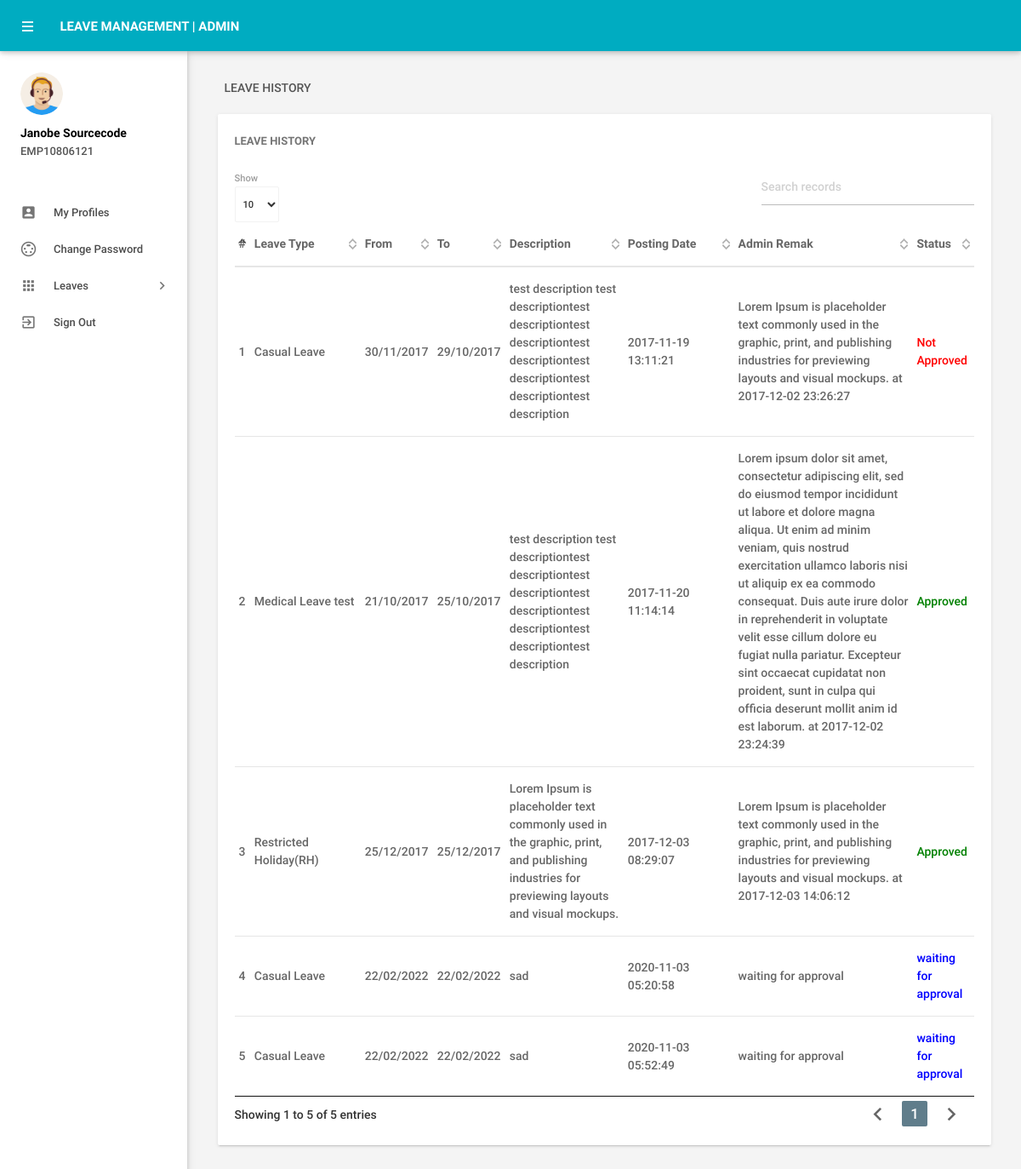
/leavehistory.php (signed in), run on the app's committed database.
### tables this page shows
CREATE TABLE `tblemployees` (
  `id` int(11) NOT NULL,
  `EmpId` varchar(100) NOT NULL,
  `FirstName` varchar(150) NOT NULL,
  `LastName` varchar(150) NOT NULL,
  `EmailId` varchar(200) NOT NULL,
  `Password` varchar(180) NOT NULL,
  `Gender` varchar(100) NOT NULL,
  `Dob` varchar(100) NOT NULL,
  `Department` varchar(255) NOT NULL,
  `Address` varchar(255) NOT NULL,
  `City` varchar(200) NOT NULL,
  `Country` varchar(150) NOT NULL,
  `Phonenumber` char(11) NOT NULL,
  `Status` int(1) NOT NULL,
  `RegDate` timestamp NOT NULL DEFAULT CURRENT_TIMESTAMP,
  `medleaves` int(11) NOT NULL ,
  `casualLeaves` int(11) NOT NULL,
  `resLeaves` int(11) NOT NULL
);

CREATE TABLE `tblleaves` (
  `id` int(11) NOT NULL,
  `LeaveType` varchar(110) NOT NULL,
  `ToDate` varchar(120) NOT NULL,
  `FromDate` varchar(120) NOT NULL,
  `Description` mediumtext NOT NULL,
  `PostingDate` timestamp NOT NULL DEFAULT CURRENT_TIMESTAMP,
  `AdminRemark` mediumtext,
  `AdminRemarkDate` varchar(120) DEFAULT NULL,
  `Status` int(1) NOT NULL,
  `IsRead` int(1) NOT NULL,
  `empid` int(11) DEFAULT NULL
);

### leavehistory.php (the view, shortened to what this page needs)
<?php
include('includes/config.php');
if(strlen($_SESSION['emplogin'])==0)
    {
header('location:index.php');
}
else{
 ?>
<!DOCTYPE html>
<html lang="en">
    <head>
        <link type="text/css" rel="stylesheet" href="assets/plugins/materialize/css/materialize.min.css"/>
        <link href="assets/plugins/material-preloader/css/materialPreloader.min.css" rel="stylesheet">
        <link href="assets/plugins/datatables/css/jquery.dataTables.min.css" rel="stylesheet">
        <link href="assets/css/alpha.min.css" rel="stylesheet" type="text/css"/>
        <link href="assets/css/custom.css" rel="stylesheet" type="text/css"/>
    </head>
    <body>
       <?php include('includes/header.php');?>
       <?php include('includes/sidebar.php');?>
            <main class="mn-inner">
                <div class="row">
                    <div class="col s12">
                        <div class="page-title">Leave History</div>
                    </div>
                    <div class="col s12 m12 l12">
                        <div class="card">
                            <div class="card-content">
                                <span class="card-title">Leave History</span>
                                <table id="example" class="display responsive-table ">
                                    <thead>
                                        <tr>
                                            <th>#</th>
                                            <th width="120">Leave Type</th>
                                            <th>From</th>
                                            <th>To</th>
                                             <th>Description</th>
                                             <th width="120">Posting Date</th>
                                            <th width="200">Admin Remak</th>
                                            <th>Status</th>
                                        </tr>
                                    </thead>
                                    <tbody>
<?php
$eid=$_SESSION['eid'];
$sql = "SELECT LeaveType,ToDate,FromDate,Description,PostingDate,AdminRemarkDate,AdminRemark,Status from tblleaves where empid=:eid";
$query = $dbh -> prepare($sql);
$query->bindParam(':eid',$eid,PDO::PARAM_STR);
$query->execute();
$results=$query->fetchAll(PDO::FETCH_OBJ);
$cnt=1;
if($query->rowCount() > 0)
{
foreach($results as $result)
{               ?>
                                        <tr>
                                            <td> <?php echo htmlentities($cnt);?></td>
                                            <td><?php echo htmlentities($result->LeaveType);?></td>
                                            <td><?php echo htmlentities($result->ToDate);?></td>
                                            <td><?php echo htmlentities($result->FromDate);?></td>
                                           <td><?php echo htmlentities($result->Description);?></td>
                                            <td><?php echo htmlentities($result->PostingDate);?></td>
                                            <td><?php if($result->AdminRemark=="")
                                            {
echo htmlentities('waiting for approval');
                                            } else
{
 echo htmlentities(($result->AdminRemark)." "."at"." ".$result->AdminRemarkDate);
}
                                            ?></td>
                                                                                 <td><?php $stats=$result->Status;
if($stats==1){
                                             ?>
                                                 <span style="color: green">Approved</span>
                                                 <?php } if($stats==2)  { ?>
                                                <span style="color: red">Not Approved</span>
                                                 <?php } if($stats==0)  { ?>
 <span style="color: blue">waiting for approval</span>
 <?php } ?>
                                             </td>
                                        </tr>
                                         <?php $cnt++;} }?>
                                    </tbody>
                                </table>
                            </div>
                        </div>
                    </div>
                </div>
            </main>
        </div>
        <div class="left-sidebar-hover"></div>
    </body>
</html>
<?php } ?>

### includes/header.php (shortened to what this page needs)
<div class="mn-content fixed-sidebar">
    <header class="mn-header navbar-fixed">
        <nav class="cyan darken-1">
            <div class="nav-wrapper row">
                <section class="material-design-hamburger navigation-toggle">
                    <a href="#" data-activates="slide-out" class="button-collapse show-on-large material-design-hamburger__icon">
                        <span class="material-design-hamburger__layer"></span>
                    </a>
                </section>
                <div class="header-title col s3">
                    <span class="chapter-title">LEAVE MANAGEMENT | Admin</span>
                </div>
            </div>
        </nav>
    </header>

### includes/sidebar.php (shortened to what this page needs)
     <aside id="slide-out" class="side-nav white fixed">
                <div class="side-nav-wrapper">
                    <div class="sidebar-profile">
                        <div class="sidebar-profile-image">
                            <img src="assets/images/profile-image.png" class="circle" alt="">
                        </div>
                        <div class="sidebar-profile-info">
                    <?php
$eid=$_SESSION['eid'];
$sql = "SELECT FirstName,LastName,EmpId from  tblemployees where id=:eid";
$query = $dbh -> prepare($sql);
$query->bindParam(':eid',$eid,PDO::PARAM_STR);
$query->execute();
$results=$query->fetchAll(PDO::FETCH_OBJ);
if($query->rowCount() > 0)
{
foreach($results as $result)
{               ?>
                                <p><?php echo htmlentities($result->FirstName." ".$result->LastName);?></p>
                                <span><?php echo htmlentities($result->EmpId)?></span>
                         <?php }} ?>
                        </div>
                    </div>
                <ul class="sidebar-menu collapsible collapsible-accordion" data-collapsible="accordion">
  <li class="no-padding"><a class="waves-effect waves-grey" href="myprofile.php"><i class="material-icons">account_box</i>My Profiles</a></li>
  <li class="no-padding"><a class="waves-effect waves-grey" href="emp-changepassword.php"><i class="material-icons">settings_input_svideo</i>Change Password</a></li>
                    <li class="no-padding">
                        <a class="collapsible-header waves-effect waves-grey"><i class="material-icons">apps</i>Leaves<i class="nav-drop-icon material-icons">keyboard_arrow_right</i></a>
                    </li>
                  <li class="no-padding">
                                <a class="waves-effect waves-grey" href="logout.php"><i class="material-icons">exit_to_app</i>Sign Out</a>
                            </li>
                </ul>
                </div>
            </aside>

### data on the page
tblemployees: FirstName+LastName "Janobe Sourcecode", EmpId "EMP10806121"
tblleaves: LeaveType "Casual Leave", ToDate "30/11/2017", FromDate "29/10/2017", Description "test description test descriptiontest descriptiontest descriptiontest descriptiontest descriptiontest descriptiontest description", PostingDate "2017-11-19 13:11:21", AdminRemark+AdminRemarkDate "Lorem Ipsum is placeholder text commonly used in the graphic, print, and publishing industries for previewing layouts and visual mockups. at 2017-12-02 23:26:27", Status "Not Approved"
tblleaves: LeaveType "Medical Leave test", ToDate "21/10/2017", FromDate "25/10/2017", Description "test description test descriptiontest descriptiontest descriptiontest descriptiontest descriptiontest descriptiontest description", PostingDate "2017-11-20 11:14:14", AdminRemark+AdminRemarkDate "Lorem ipsum dolor sit amet, consectetur adipiscing elit, sed do eiusmod tempor incididunt ut labore et dolore magna aliqua. Ut enim ad minim veniam, quis nostrud exercitation ullamco laboris nisi ut aliquip ex ea commodo consequat. Duis aute irure dolor in reprehenderit in voluptate velit esse cillum dolore eu fugiat nulla pariatur. Excepteur sint occaecat cupidatat non proident, sunt in culpa qui officia deserunt mollit anim id est laborum. at 2017-12-02 23:24:39", Status "Approved"
tblleaves: LeaveType "Restricted Holiday(RH)", ToDate "25/12/2017", FromDate "25/12/2017", Description "Lorem Ipsum is placeholder text commonly used in the graphic, print, and publishing industries for previewing layouts and visual mockups.", PostingDate "2017-12-03 08:29:07", AdminRemark+AdminRemarkDate "Lorem Ipsum is placeholder text commonly used in the graphic, print, and publishing industries for previewing layouts and visual mockups. at 2017-12-03 14:06:12", Status "Approved"
tblleaves: LeaveType "Casual Leave", ToDate "22/02/2022", FromDate "22/02/2022", Description "sad", PostingDate "2020-11-03 05:20:58", Status "waiting for approval"
tblleaves: LeaveType "Casual Leave", ToDate "22/02/2022", FromDate "22/02/2022", Description "sad", PostingDate "2020-11-03 05:52:49", Status "waiting for approval"
